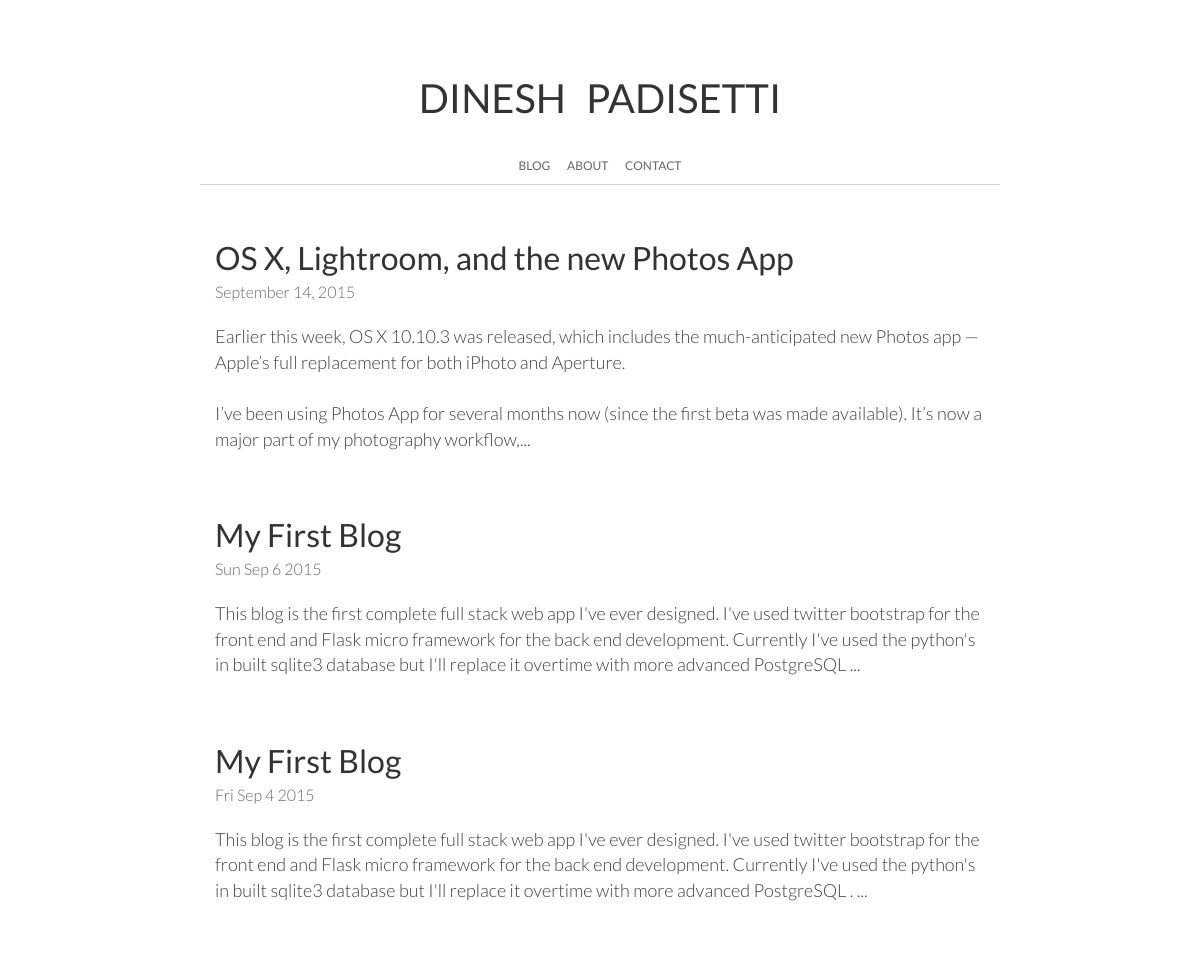
Before: / with the older database file.
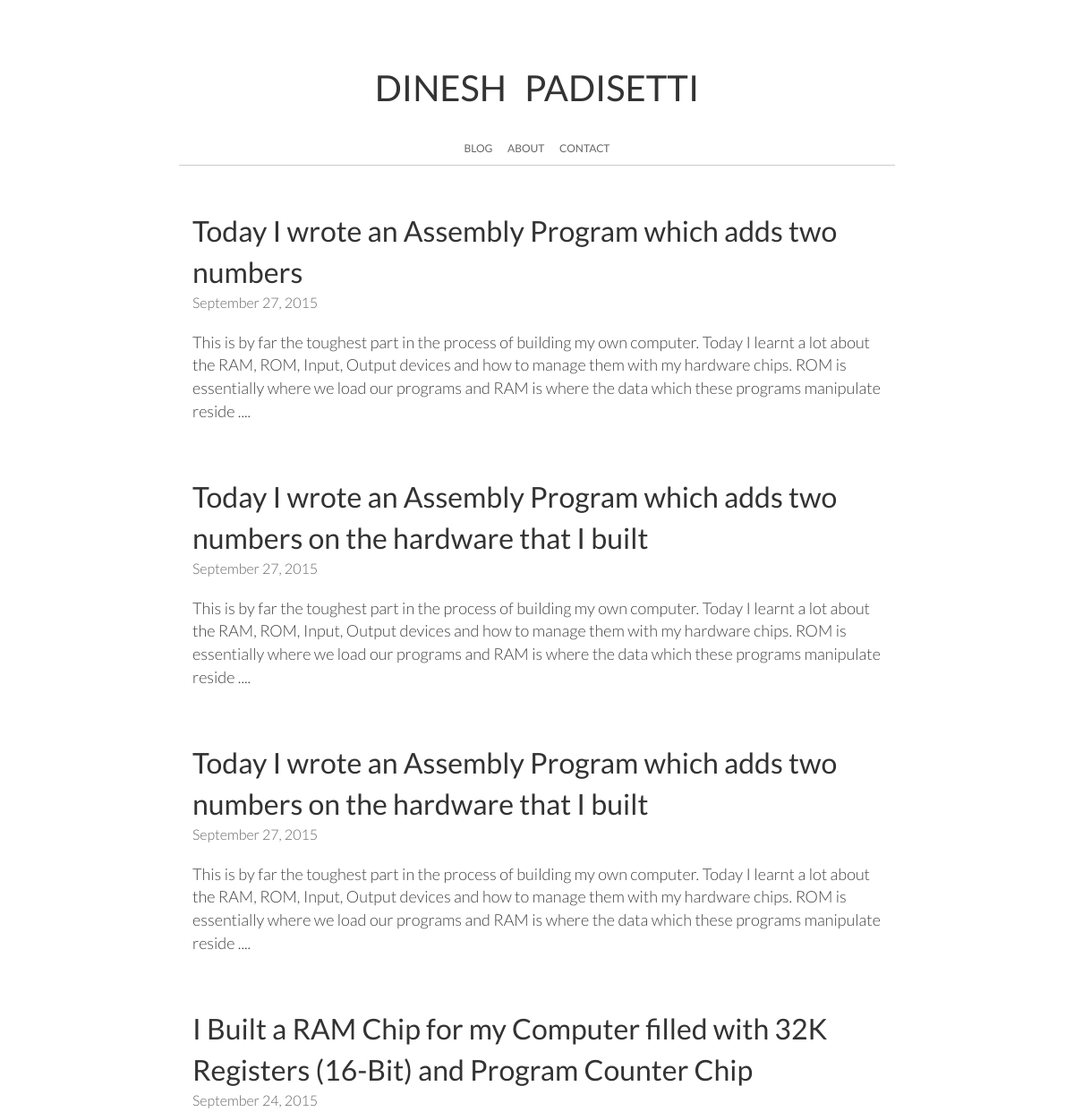
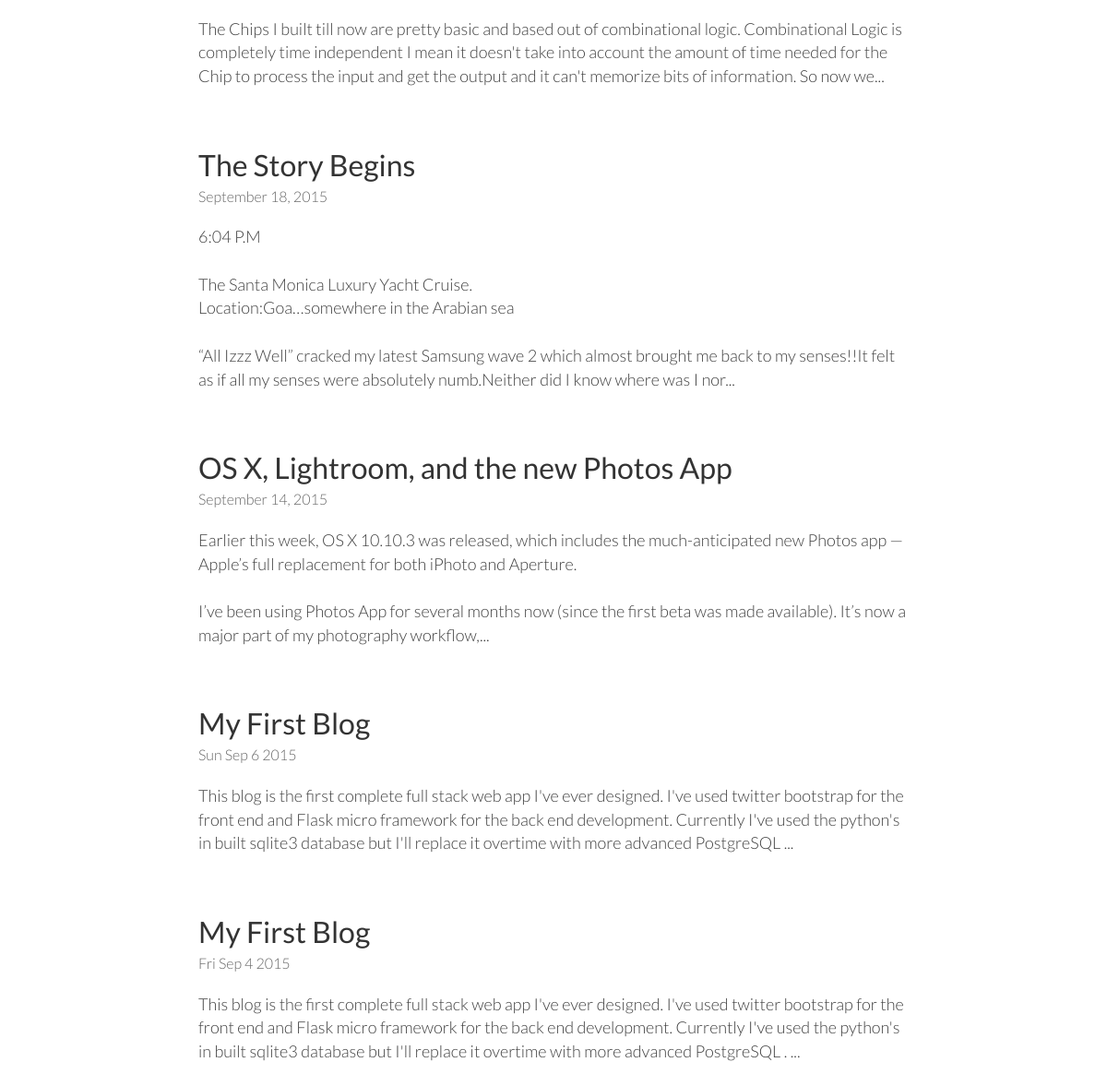
After: the same page with the newer database file (2 pictures, top to bottom).
### tables this page shows
CREATE TABLE "blog" (
	`id`	INTEGER PRIMARY KEY AUTOINCREMENT,
	`title`	TEXT,
	`article`	TEXT,
	`time`	TEXT
);

### server.py (the view)
@app.route('/')
def index():
	list_of_articles = db_connect()
	print list_of_articles
	return render_template('index.html', articles = list_of_articles ,summary = summary)

### server.py (called while the page is built)
def summary(article):
	pos = article.find(" ",300)
	return article[:pos]

def db_connect():
	conn = sqlite3.connect('example.db')
	c = conn.cursor()
	c.execute('SELECT id,title,article,time FROM blog order by id DESC')
	list_of_articles = c.fetchall()
	conn.close()
	return list_of_articles

### templates/index.html
{% extends "layout.html" %}
{% block content %}
    {% for item in articles %}
	<div class="title"><a href={{ "/post/%s"%item[0] }}>{{ item[1] }}</a></div>
	<span style="color:#666;font-size:16px;font-weight:300">{{ item[3] }}</span><br><br>
	{% autoescape false %}
	<div class="article">{{ summary(item[2])+"..." }}</div>
	{% endautoescape %}
	<br><br><br>
    {% endfor %}
{% endblock %}

### templates/layout.html (shortened to what this page needs)
<!DOCTYPE html>
<html>
<head>
    {% block head %}
	<link rel="stylesheet" type="text/css" href="/static/css/bootstrap.min.css">
	<link rel="stylesheet" type="text/css" href="/static/css/index.css">
	{% endblock %}
</head>
<body>
	<div class="container-fluid" style="margin-top:70px;">
	    <div class="row">
	    	<div class="col-md-2"></div>
	    	<div class="col-md-8 head">
	    		<div class="heading">
	    		    DINESH&ensp;PADISETTI
	    		    <br>
	    		    <p class="links">
	    		    	<a href="/">BLOG</a> &emsp; <a href="/about">ABOUT</a> &emsp; <a href="/contact">CONTACT</a>
	    		    </p>
	    		</div>
	    	</div>
	    	<div class="col-md-2"></div>
	    </div>
		<div class="row">
			<div class="col-md-2"></div>
			<div class="col-md-8">
				{% block content %}{% endblock %}
			</div>
			<div class="col-md-2"></div>
		</div>
	</div>
</body>
</html>

### static/css/index.css (style rules this page uses)
body { font-family: 'Lato'; }
.head { margin-bottom: 50px; padding-bottom: 0px; border-bottom: solid 1px #ccc; }
.heading { color: #333; font-weight: 400; font-size: 40px; width: 100%; text-align: center; }
.heading .links { font-weight: 400; font-size: 12px; margin-top: 30px; }
.links a, .links a:hover, .links a:focus { text-decoration: none; color: #666; }
.title { font-weight: 400; font-size: 32px; color: #333; }
.title a, .title a:hover, .title a:focus,.article a, .article a:hover, .article a:focus { text-decoration: none; color: #333; }
.article { font-weight: 300; font-size: 18px; color: #404040; }

Changed rows visible on the page:
added blog: title "Today I wrote an Assembly Program which adds two numbers", time "September 27, 2015", article "This is by far the toughest part in the process of building my own computer. Today I learnt a lot about the RAM, ROM, Input, Output devices and how to manage them with my hardware chips. ROM is essentially where we load our programs and RAM is where the data which these programs manipulate reside ...."
added blog: title "Today I wrote an Assembly Program which adds two numbers on the hardware that I built", time "September 27, 2015", article "This is by far the toughest part in the process of building my own computer. Today I learnt a lot about the RAM, ROM, Input, Output devices and how to manage them with my hardware chips. ROM is essentially where we load our programs and RAM is where the data which these programs manipulate reside ...."
added blog: title "Today I wrote an Assembly Program which adds two numbers on the hardware that I built", time "September 27, 2015", article "This is by far the toughest part in the process of building my own computer. Today I learnt a lot about the RAM, ROM, Input, Output devices and how to manage them with my hardware chips. ROM is essentially where we load our programs and RAM is where the data which these programs manipulate reside ...."
added blog: title "I Built a RAM Chip for my Computer filled with 32K Registers (16-Bit) and Program Counter Chip", time "September 24, 2015", article "The Chips I built till now are pretty basic and based out of combinational logic. Combinational Logic is completely time independent I mean it doesn't take into account the amount of time needed for the Chip to process the input and get the output and it can't memorize bits of information. So now we..."
added blog: title "The Story Begins", time "September 18, 2015", article "6:04 P.M The Santa Monica Luxury Yacht Cruise. Location:Goa…somewhere in the Arabian sea “All Izzz Well” cracked my latest Samsung wave 2 which almost brought me back to my senses!!It felt as if all my senses were absolutely numb.Neither did I know where was I nor..."
